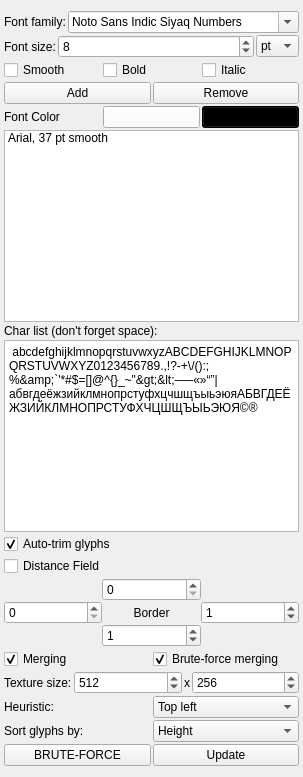
      <widget class="QWidget" name="tab">
       <attribute name="title">
        <string>Fonts setup</string>
       </attribute>
       <layout class="QVBoxLayout" name="verticalLayout_4">
        <property name="spacing">
         <number>2</number>
        </property>
        <property name="leftMargin">
         <number>4</number>
        </property>
        <property name="rightMargin">
         <number>4</number>
        </property>
        <item>
         <layout class="QHBoxLayout" name="horizontalLayout_11">
          <property name="rightMargin">
           <number>0</number>
          </property>
          <property name="bottomMargin">
           <number>0</number>
          </property>
          <item>
           <widget class="QLabel" name="label_2">
            <property name="text">
             <string>Font family:</string>
            </property>
           </widget>
          </item>
          <item>
           <widget class="QFontComboBox" name="fontComboBox">
            <property name="sizePolicy">
             <sizepolicy hsizetype="Expanding" vsizetype="Fixed">
              <horstretch>0</horstretch>
              <verstretch>0</verstretch>
             </sizepolicy>
            </property>
            <property name="currentIndex">
             <number>168</number>
            </property>
            <property name="sizeAdjustPolicy">
             <enum>QComboBox::AdjustToContents</enum>
            </property>
            <property name="frame">
             <bool>true</bool>
            </property>
            <property name="currentFont">
             <font>
              <family>Helvetica</family>
             </font>
            </property>
           </widget>
          </item>
         </layout>
        </item>
        <item>
         <layout class="QHBoxLayout" name="horizontalLayout_2">
          <item>
           <widget class="QLabel" name="label">
            <property name="text">
             <string>Font size:</string>
            </property>
           </widget>
          </item>
          <item>
           <widget class="QSpinBox" name="spinFontSize">
            <property name="sizePolicy">
             <sizepolicy hsizetype="Expanding" vsizetype="Minimum">
              <horstretch>0</horstretch>
              <verstretch>0</verstretch>
             </sizepolicy>
            </property>
            <property name="minimum">
             <number>2</number>
            </property>
            <property name="maximum">
             <number>1000</number>
            </property>
            <property name="value">
             <number>8</number>
            </property>
           </widget>
          </item>
          <item>
           <widget class="QComboBox" name="comboPtPx">
            <item>
             <property name="text">
              <string>pt</string>
             </property>
            </item>
            <item>
             <property name="text">
              <string>px</string>
             </property>
            </item>
           </widget>
          </item>
         </layout>
        </item>
        <item>
         <layout class="QHBoxLayout" name="horizontalLayout_5">
          <item>
           <widget class="QCheckBox" name="checkFontSmoothing">
            <property name="text">
             <string>Smooth</string>
            </property>
            <property name="checked">
             <bool>false</bool>
            </property>
           </widget>
          </item>
          <item>
           <widget class="QCheckBox" name="checkFontBold">
            <property name="text">
             <string>Bold</string>
            </property>
           </widget>
          </item>
          <item>
           <widget class="QCheckBox" name="checkFontItalic">
            <property name="text">
             <string>Italic</string>
            </property>
           </widget>
          </item>
         </layout>
        </item>
        <item>
         <layout class="QHBoxLayout" name="horizontalLayout_3">
          <item>
           <widget class="QPushButton" name="pushButton">
            <property name="text">
             <string>Add</string>
            </property>
           </widget>
          </item>
          <item>
           <widget class="QPushButton" name="pushButton_3">
            <property name="text">
             <string>Remove</string>
            </property>
           </widget>
          </item>
         </layout>
        </item>
        <item>
         <layout class="QHBoxLayout" name="fontColorLayout">
          <item>
           <widget class="QLabel" name="fontColorLabel">
            <property name="text">
             <string>Font Color</string>
            </property>
           </widget>
          </item>
          <item>
           <widget class="QPushButton" name="fontColor">
            <property name="palette">
             <palette>
              <active>
               <colorrole role="Button">
                <brush brushstyle="SolidPattern">
                 <color alpha="255">
                  <red>255</red>
                  <green>255</green>
                  <blue>255</blue>
                 </color>
                </brush>
               </colorrole>
              </active>
              <inactive>
               <colorrole role="Button">
                <brush brushstyle="SolidPattern">
                 <color alpha="255">
                  <red>255</red>
                  <green>255</green>
                  <blue>255</blue>
                 </color>
                </brush>
               </colorrole>
              </inactive>
              <disabled>
               <colorrole role="Button">
                <brush brushstyle="SolidPattern">
                 <color alpha="255">
                  <red>255</red>
                  <green>255</green>
                  <blue>255</blue>
                 </color>
                </brush>
               </colorrole>
              </disabled>
             </palette>
            </property>
            <property name="accessibleName">
             <string/>
            </property>
            <property name="styleSheet">
             <string notr="true"/>
            </property>
            <property name="text">
             <string/>
            </property>
            <property name="default">
             <bool>false</bool>
            </property>
            <property name="flat">
             <bool>false</bool>
            </property>
           </widget>
          </item>
          <item>
           <widget class="QPushButton" name="backgroundColor">
            <property name="minimumSize">
             <size>
              <width>0</width>
              <height>20</height>
             </size>
            </property>
            <property name="palette">
             <palette>
              <active>
               <colorrole role="WindowText">
                <brush brushstyle="SolidPattern">
                 <color alpha="255">
                  <red>255</red>
                  <green>255</green>
                  <blue>255</blue>
                 </color>
                </brush>
               </colorrole>
               <colorrole role="Button">
                <brush brushstyle="SolidPattern">
                 <color alpha="255">
                  <red>0</red>
                  <green>0</green>
                  <blue>0</blue>
                 </color>
                </brush>
               </colorrole>
               <colorrole role="Light">
                <brush brushstyle="SolidPattern">
                 <color alpha="255">
                  <red>0</red>
                  <green>0</green>
                  <blue>0</blue>
                 </color>
                </brush>
               </colorrole>
               <colorrole role="Midlight">
                <brush brushstyle="SolidPattern">
                 <color alpha="255">
                  <red>0</red>
                  <green>0</green>
                  <blue>0</blue>
                 </color>
                </brush>
               </colorrole>
               <colorrole role="Dark">
                <brush brushstyle="SolidPattern">
                 <color alpha="255">
                  <red>0</red>
                  <green>0</green>
                  <blue>0</blue>
                 </color>
                </brush>
               </colorrole>
               <colorrole role="Mid">
                <brush brushstyle="SolidPattern">
                 <color alpha="255">
                  <red>0</red>
                  <green>0</green>
                  <blue>0</blue>
                 </color>
                </brush>
               </colorrole>
               <colorrole role="Text">
                <brush brushstyle="SolidPattern">
                 <color alpha="255">
                  <red>255</red>
                  <green>255</green>
                  <blue>255</blue>
                 </color>
                </brush>
               </colorrole>
               <colorrole role="BrightText">
                <brush brushstyle="SolidPattern">
                 <color alpha="255">
                  <red>255</red>
                  <green>255</green>
                  <blue>255</blue>
                 </color>
                </brush>
               </colorrole>
               <colorrole role="ButtonText">
                <brush brushstyle="SolidPattern">
                 <color alpha="255">
                  <red>255</red>
                  <green>255</green>
                  <blue>255</blue>
                 </color>
                </brush>
               </colorrole>
               <colorrole role="Base">
                <brush brushstyle="SolidPattern">
                 <color alpha="255">
                  <red>0</red>
                  <green>0</green>
                  <blue>0</blue>
                 </color>
                </brush>
               </colorrole>
               <colorrole role="Window">
                <brush brushstyle="SolidPattern">
                 <color alpha="255">
                  <red>0</red>
                  <green>0</green>
                  <blue>0</blue>
                 </color>
                </brush>
               </colorrole>
               <colorrole role="Shadow">
                <brush brushstyle="SolidPattern">
                 <color alpha="255">
                  <red>0</red>
                  <green>0</green>
                  <blue>0</blue>
                 </color>
                </brush>
               </colorrole>
               <colorrole role="AlternateBase">
                <brush brushstyle="SolidPattern">
                 <color alpha="255">
                  <red>0</red>
                  <green>0</green>
                  <blue>0</blue>
                 </color>
                </brush>
               </colorrole>
               <colorrole role="ToolTipBase">
                <brush brushstyle="SolidPattern">
                 <color alpha="255">
                  <red>255</red>
                  <green>255</green>
                  <blue>220</blue>
                 </color>
                </brush>
               </colorrole>
               <colorrole role="ToolTipText">
                <brush brushstyle="SolidPattern">
                 <color alpha="255">
                  <red>0</red>
                  <green>0</green>
                  <blue>0</blue>
                 </color>
                </brush>
               </colorrole>
              </active>
              <inactive>
               <colorrole role="WindowText">
                <brush brushstyle="SolidPattern">
                 <color alpha="255">
                  <red>255</red>
                  <green>255</green>
                  <blue>255</blue>
                 </color>
                </brush>
               </colorrole>
               <colorrole role="Button">
                <brush brushstyle="SolidPattern">
                 <color alpha="255">
                  <red>0</red>
                  <green>0</green>
                  <blue>0</blue>
                 </color>
                </brush>
               </colorrole>
               <colorrole role="Light">
                <brush brushstyle="SolidPattern">
                 <color alpha="255">
                  <red>0</red>
                  <green>0</green>
                  <blue>0</blue>
                 </color>
                </brush>
               </colorrole>
               <colorrole role="Midlight">
                <brush brushstyle="SolidPattern">
                 <color alpha="255">
                  <red>0</red>
                  <green>0</green>
                  <blue>0</blue>
                 </color>
                </brush>
               </colorrole>
               <colorrole role="Dark">
                <brush brushstyle="SolidPattern">
                 <color alpha="255">
                  <red>0</red>
                  <green>0</green>
                  <blue>0</blue>
                 </color>
                </brush>
               </colorrole>
               <colorrole role="Mid">
                <brush brushstyle="SolidPattern">
                 <color alpha="255">
                  <red>0</red>
                  <green>0</green>
                  <blue>0</blue>
                 </color>
                </brush>
               </colorrole>
               <colorrole role="Text">
                <brush brushstyle="SolidPattern">
                 <color alpha="255">
                  <red>255</red>
                  <green>255</green>
                  <blue>255</blue>
                 </color>
                </brush>
               </colorrole>
               <colorrole role="BrightText">
                <brush brushstyle="SolidPattern">
                 <color alpha="255">
                  <red>255</red>
                  <green>255</green>
                  <blue>255</blue>
                 </color>
                </brush>
               </colorrole>
               <colorrole role="ButtonText">
                <brush brushstyle="SolidPattern">
                 <color alpha="255">
                  <red>255</red>
                  <green>255</green>
                  <blue>255</blue>
                 </color>
                </brush>
               </colorrole>
               <colorrole role="Base">
                <brush brushstyle="SolidPattern">
                 <color alpha="255">
                  <red>0</red>
                  <green>0</green>
                  <blue>0</blue>
                 </color>
                </brush>
               </colorrole>
               <colorrole role="Window">
                <brush brushstyle="SolidPattern">
                 <color alpha="255">
                  <red>0</red>
                  <green>0</green>
                  <blue>0</blue>
                 </color>
                </brush>
               </colorrole>
               <colorrole role="Shadow">
                <brush brushstyle="SolidPattern">
                 <color alpha="255">
                  <red>0</red>
                  <green>0</green>
                  <blue>0</blue>
                 </color>
                </brush>
               </colorrole>
               <colorrole role="AlternateBase">
                <brush brushstyle="SolidPattern">
                 <color alpha="255">
                  <red>0</red>
                  <green>0</green>
                  <blue>0</blue>
                 </color>
                </brush>
               </colorrole>
               <colorrole role="ToolTipBase">
                <brush brushstyle="SolidPattern">
                 <color alpha="255">
                  <red>255</red>
                  <green>255</green>
                  <blue>220</blue>
                 </color>
                </brush>
               </colorrole>
               <colorrole role="ToolTipText">
                <brush brushstyle="SolidPattern">
                 <color alpha="255">
                  <red>0</red>
                  <green>0</green>
                  <blue>0</blue>
                 </color>
                </brush>
               </colorrole>
              </inactive>
              <disabled>
               <colorrole role="WindowText">
                <brush brushstyle="SolidPattern">
                 <color alpha="255">
                  <red>0</red>
                  <green>0</green>
                  <blue>0</blue>
                 </color>
                </brush>
               </colorrole>
               <colorrole role="Button">
                <brush brushstyle="SolidPattern">
                 <color alpha="255">
                  <red>0</red>
                  <green>0</green>
                  <blue>0</blue>
                 </color>
                </brush>
               </colorrole>
               <colorrole role="Light">
                <brush brushstyle="SolidPattern">
                 <color alpha="255">
                  <red>0</red>
                  <green>0</green>
                  <blue>0</blue>
                 </color>
                </brush>
               </colorrole>
               <colorrole role="Midlight">
                <brush brushstyle="SolidPattern">
                 <color alpha="255">
                  <red>0</red>
                  <green>0</green>
                  <blue>0</blue>
                 </color>
                </brush>
               </colorrole>
               <colorrole role="Dark">
                <brush brushstyle="SolidPattern">
                 <color alpha="255">
                  <red>0</red>
                  <green>0</green>
                  <blue>0</blue>
                 </color>
                </brush>
               </colorrole>
               <colorrole role="Mid">
                <brush brushstyle="SolidPattern">
                 <color alpha="255">
                  <red>0</red>
                  <green>0</green>
                  <blue>0</blue>
                 </color>
                </brush>
               </colorrole>
               <colorrole role="Text">
                <brush brushstyle="SolidPattern">
                 <color alpha="255">
                  <red>0</red>
                  <green>0</green>
                  <blue>0</blue>
                 </color>
                </brush>
               </colorrole>
               <colorrole role="BrightText">
                <brush brushstyle="SolidPattern">
                 <color alpha="255">
                  <red>255</red>
                  <green>255</green>
                  <blue>255</blue>
                 </color>
                </brush>
               </colorrole>
               <colorrole role="ButtonText">
                <brush brushstyle="SolidPattern">
                 <color alpha="255">
                  <red>0</red>
                  <green>0</green>
                  <blue>0</blue>
                 </color>
                </brush>
               </colorrole>
               <colorrole role="Base">
                <brush brushstyle="SolidPattern">
                 <color alpha="255">
                  <red>0</red>
                  <green>0</green>
                  <blue>0</blue>
                 </color>
                </brush>
               </colorrole>
               <colorrole role="Window">
                <brush brushstyle="SolidPattern">
                 <color alpha="255">
                  <red>0</red>
                  <green>0</green>
                  <blue>0</blue>
                 </color>
                </brush>
               </colorrole>
               <colorrole role="Shadow">
                <brush brushstyle="SolidPattern">
                 <color alpha="255">
                  <red>0</red>
                  <green>0</green>
                  <blue>0</blue>
                 </color>
                </brush>
               </colorrole>
               <colorrole role="AlternateBase">
                <brush brushstyle="SolidPattern">
                 <color alpha="255">
                  <red>0</red>
                  <green>0</green>
                  <blue>0</blue>
                 </color>
                </brush>
               </colorrole>
               <colorrole role="ToolTipBase">
                <brush brushstyle="SolidPattern">
                 <color alpha="255">
                  <red>255</red>
                  <green>255</green>
                  <blue>220</blue>
                 </color>
                </brush>
               </colorrole>
               <colorrole role="ToolTipText">
                <brush brushstyle="SolidPattern">
                 <color alpha="255">
                  <red>0</red>
                  <green>0</green>
                  <blue>0</blue>
                 </color>
                </brush>
               </colorrole>
              </disabled>
             </palette>
            </property>
            <property name="text">
             <string/>
            </property>
           </widget>
          </item>
         </layout>
        </item>
        <item>
         <widget class="QListWidget" name="listOfFonts">
          <item>
           <property name="text">
            <string notr="true">Arial, 37 pt smooth</string>
           </property>
           <property name="flags">
            <set>ItemIsSelectable|ItemIsEditable|ItemIsDragEnabled|ItemIsUserCheckable|ItemIsEnabled</set>
           </property>
          </item>
         </widget>
        </item>
        <item>
         <widget class="QLabel" name="label_4">
          <property name="text">
           <string>Char list (don't forget space):</string>
          </property>
         </widget>
        </item>
        <item>
         <widget class="QPlainTextEdit" name="plainTextEdit">
          <property name="sizePolicy">
           <sizepolicy hsizetype="MinimumExpanding" vsizetype="Minimum">
            <horstretch>0</horstretch>
            <verstretch>0</verstretch>
           </sizepolicy>
          </property>
          <property name="minimumSize">
           <size>
            <width>150</width>
            <height>50</height>
           </size>
          </property>
          <property name="maximumSize">
           <size>
            <width>99999</width>
            <height>99999</height>
           </size>
          </property>
          <property name="baseSize">
           <size>
            <width>150</width>
            <height>0</height>
           </size>
          </property>
          <property name="plainText">
           <string> abcdefghijklmnopqrstuvwxyzABCDEFGHIJKLMNOPQRSTUVWXYZ0123456789.,!?-+\/():;%&amp;`'*#$=[]@^{}_~&quot;&gt;&lt;–—«»“”|абвгдеёжзийклмнопрстуфхцчшщъыьэюяАБВГДЕЁЖЗИЙКЛМНОПРСТУФХЧЦШЩЪЫЬЭЮЯ©®</string>
          </property>
         </widget>
        </item>
        <item>
         <widget class="QCheckBox" name="trim">
          <property name="text">
           <string>Auto-trim glyphs</string>
          </property>
          <property name="checked">
           <bool>true</bool>
          </property>
         </widget>
        </item>
        <item>
         <widget class="QCheckBox" name="distanceField">
          <property name="text">
           <string>Distance Field</string>
          </property>
         </widget>
        </item>
        <item>
         <layout class="QGridLayout" name="gridLayout">
          <property name="bottomMargin">
           <number>0</number>
          </property>
          <property name="spacing">
           <number>0</number>
          </property>
          <item row="3" column="1">
           <widget class="QSpinBox" name="borderLeft"/>
          </item>
          <item row="3" column="2">
           <widget class="QLabel" name="label_13">
            <property name="text">
             <string>Border</string>
            </property>
            <property name="alignment">
             <set>Qt::AlignCenter</set>
            </property>
           </widget>
          </item>
          <item row="2" column="2">
           <widget class="QSpinBox" name="borderTop">
            <property name="enabled">
             <bool>true</bool>
            </property>
            <property name="readOnly">
             <bool>false</bool>
            </property>
            <property name="accelerated">
             <bool>false</bool>
            </property>
           </widget>
          </item>
          <item row="4" column="2">
           <widget class="QSpinBox" name="borderBottom">
            <property name="value">
             <number>1</number>
            </property>
           </widget>
          </item>
          <item row="3" column="3">
           <widget class="QSpinBox" name="borderRight">
            <property name="value">
             <number>1</number>
            </property>
           </widget>
          </item>
         </layout>
        </item>
        <item>
         <layout class="QHBoxLayout" name="horizontalLayout_15">
          <property name="bottomMargin">
           <number>0</number>
          </property>
          <item>
           <widget class="QCheckBox" name="merge">
            <property name="text">
             <string>Merging</string>
            </property>
            <property name="checked">
             <bool>true</bool>
            </property>
           </widget>
          </item>
          <item>
           <widget class="QCheckBox" name="mergeBF">
            <property name="text">
             <string>Brute-force merging</string>
            </property>
            <property name="checked">
             <bool>true</bool>
            </property>
           </widget>
          </item>
         </layout>
        </item>
        <item>
         <layout class="QHBoxLayout" name="horizontalLayout">
          <item>
           <widget class="QLabel" name="label_3">
            <property name="text">
             <string>Texture size:</string>
            </property>
           </widget>
          </item>
          <item>
           <widget class="QSpinBox" name="textureW">
            <property name="sizePolicy">
             <sizepolicy hsizetype="Expanding" vsizetype="Fixed">
              <horstretch>0</horstretch>
              <verstretch>0</verstretch>
             </sizepolicy>
            </property>
            <property name="minimum">
             <number>32</number>
            </property>
            <property name="maximum">
             <number>4096</number>
            </property>
            <property name="singleStep">
             <number>2</number>
            </property>
            <property name="value">
             <number>512</number>
            </property>
           </widget>
          </item>
          <item>
           <widget class="QLabel" name="label_5">
            <property name="sizePolicy">
             <sizepolicy hsizetype="Minimum" vsizetype="Preferred">
              <horstretch>0</horstretch>
              <verstretch>0</verstretch>
             </sizepolicy>
            </property>
            <property name="text">
             <string>x</string>
            </property>
           </widget>
          </item>
          <item>
           <widget class="QSpinBox" name="textureH">
            <property name="sizePolicy">
             <sizepolicy hsizetype="Expanding" vsizetype="Fixed">
              <horstretch>0</horstretch>
              <verstretch>0</verstretch>
             </sizepolicy>
            </property>
            <property name="minimum">
             <number>32</number>
            </property>
            <property name="maximum">
             <number>4096</number>
            </property>
            <property name="singleStep">
             <number>2</number>
            </property>
            <property name="value">
             <number>256</number>
            </property>
           </widget>
          </item>
         </layout>
        </item>
        <item>
         <layout class="QHBoxLayout" name="horizontalLayout_6" stretch="0,0">
          <property name="sizeConstraint">
           <enum>QLayout::SetDefaultConstraint</enum>
          </property>
          <property name="topMargin">
           <number>0</number>
          </property>
          <item>
           <widget class="QLabel" name="label_8">
            <property name="text">
             <string>Heuristic:</string>
            </property>
           </widget>
          </item>
          <item>
           <widget class="QComboBox" name="comboHeuristic">
            <property name="currentIndex">
             <number>1</number>
            </property>
            <item>
             <property name="text">
              <string>None</string>
             </property>
            </item>
            <item>
             <property name="text">
              <string>Top left</string>
             </property>
            </item>
            <item>
             <property name="text">
              <string>Best area</string>
             </property>
            </item>
            <item>
             <property name="text">
              <string>Best short side</string>
             </property>
            </item>
            <item>
             <property name="text">
              <string>Best long side</string>
             </property>
            </item>
            <item>
             <property name="text">
              <string>Min width</string>
             </property>
            </item>
            <item>
             <property name="text">
              <string>Min height</string>
             </property>
            </item>
           </widget>
          </item>
         </layout>
        </item>
        <item>
         <layout class="QHBoxLayout" name="horizontalLayout_9">
          <item>
           <widget class="QLabel" name="label_7">
            <property name="text">
             <string>Sort glyphs by:</string>
            </property>
           </widget>
          </item>
          <item>
           <widget class="QComboBox" name="sortOrder">
            <property name="currentIndex">
             <number>2</number>
            </property>
            <item>
             <property name="text">
              <string>Don't sort</string>
             </property>
            </item>
            <item>
             <property name="text">
              <string>Width</string>
             </property>
            </item>
            <item>
             <property name="text">
              <string>Height</string>
             </property>
            </item>
            <item>
             <property name="text">
              <string>Area</string>
             </property>
            </item>
           </widget>
          </item>
         </layout>
        </item>
        <item>
         <layout class="QHBoxLayout" name="horizontalLayout_10">
          <property name="topMargin">
           <number>0</number>
          </property>
          <item>
           <widget class="QPushButton" name="bruteForce">
            <property name="text">
             <string>BRUTE-FORCE</string>
            </property>
           </widget>
          </item>
          <item>
           <widget class="QPushButton" name="updateButton">
            <property name="text">
             <string>Update</string>
            </property>
           </widget>
          </item>
         </layout>
        </item>
       </layout>
      </widget>
